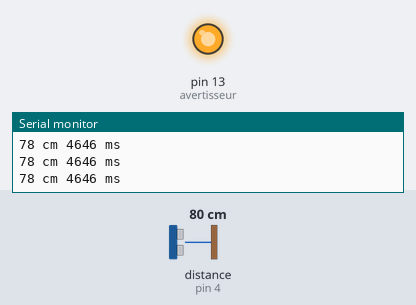
Bench run of a sketch on a simulated Arduino Uno, built with avr-gcc and run on an emulated ATmega328P. On the bench: output pins drawn as LEDs (lit = HIGH), the last lines printed to the serial monitor. Wiring (inferred from the names in the program): ultrasonic range finder: trigger pin 5; echo pin 4. The test bench sets the inputs (shaded band); at power-on: distance to the obstacle (sensor on pin 4) 80 cm. The echo pulse lasts 58.3 µs per cm; pins used as bus, display or sensor lines are not drawn.

Above: at 1.2 s.
1.3 s: distance to the obstacle (sensor on pin 4) set to 15 cm
2.8 s: distance to the obstacle (sensor on pin 4) set to 12 cm
At 3.8 s:
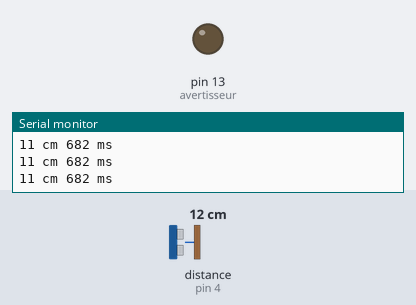
4.4 s: distance to the obstacle (sensor on pin 4) set to 18 cm
At 5.6 s:
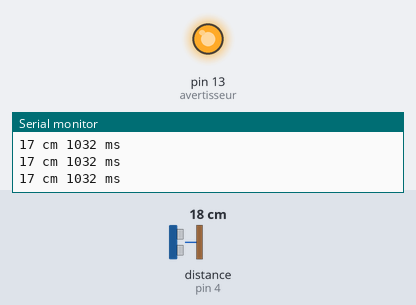
5.9 s: distance to the obstacle (sensor on pin 4) set to 2 cm
At 6.8 s:
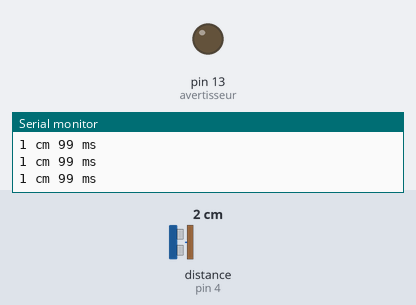
Timing chart, 0 to 8.4 s (numbered marks = the images above; inputs shaded):
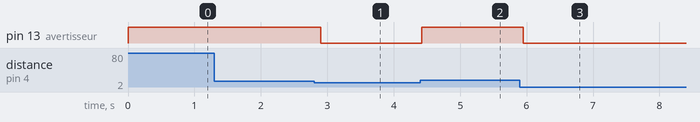

Measured:
- the behaviour switches between 14 and 13 cm on distance to the obstacle (sensor on pin 4) (found by bisection; images 0 and 1)
- after the input at 2.8 s, pin 13 (avertisseur): HIGH → LOW after 0.10 s
- after the input at 4.4 s, pin 13 (avertisseur): LOW → HIGH at once
- after the input at 5.9 s, pin 13 (avertisseur): HIGH → LOW after 0.05 s

The sketch:

ultrasonTest.ino
```cpp
/* sketch Arduino utilisation d'un module hc-sr04
Autheur : Guillaume FLOCH
site web : www.osdclic.fr
tuto : www.memorandum.ovh
membre de : www.goldorhack.org
*/

#define trigPin 5      //Trig
#define echoPin 4      //Echo
#define avertisseur 13 //Led
int mindist = 12; //On indique la distance au dessus de laquelle nous souhaitons voir la led s'allumer

void setup() {
  Serial.begin (9600);
  pinMode(trigPin, OUTPUT);  //On défini Trig comme une sortie
  pinMode(echoPin, INPUT);   //On défini Echo comme une entrée
  pinMode(avertisseur, OUTPUT); //On défini la led comme une sortie
}

void loop() {
  long duree, distance;
  digitalWrite(trigPin, LOW);
  delayMicroseconds(2);
  digitalWrite(trigPin, HIGH);
  delayMicroseconds(10); //Trig envois pendant 10ms
  digitalWrite(trigPin, LOW);

  // On calcul le temps pour l'aller retour du signal
  duree = pulseIn(echoPin, HIGH);
  distance = duree*340/(2*10000);

  if (distance > mindist) {  // On allume la led si on est moins loin que "mindist", mindist étant défini en début de programme
     digitalWrite(avertisseur,HIGH);
}
  else {   //sinon on éteind la led
    digitalWrite(avertisseur,LOW);
  }
  //Pour le moniteur série
  if ( distance <= 0){
    Serial.println("Hors de portee");
  }
  else {
    Serial.print(distance);
    Serial.print(" cm ");
    Serial.print(duree);
    Serial.println(" ms");
  }
  delay(100);
}
```
